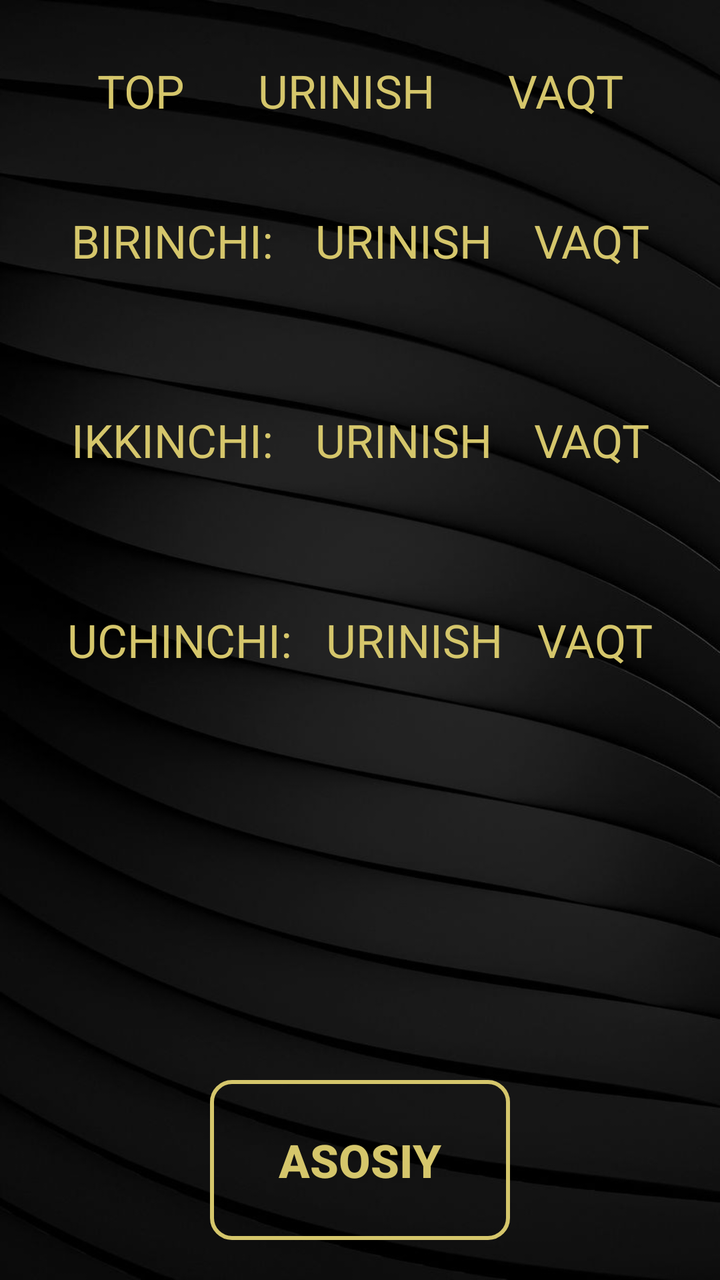
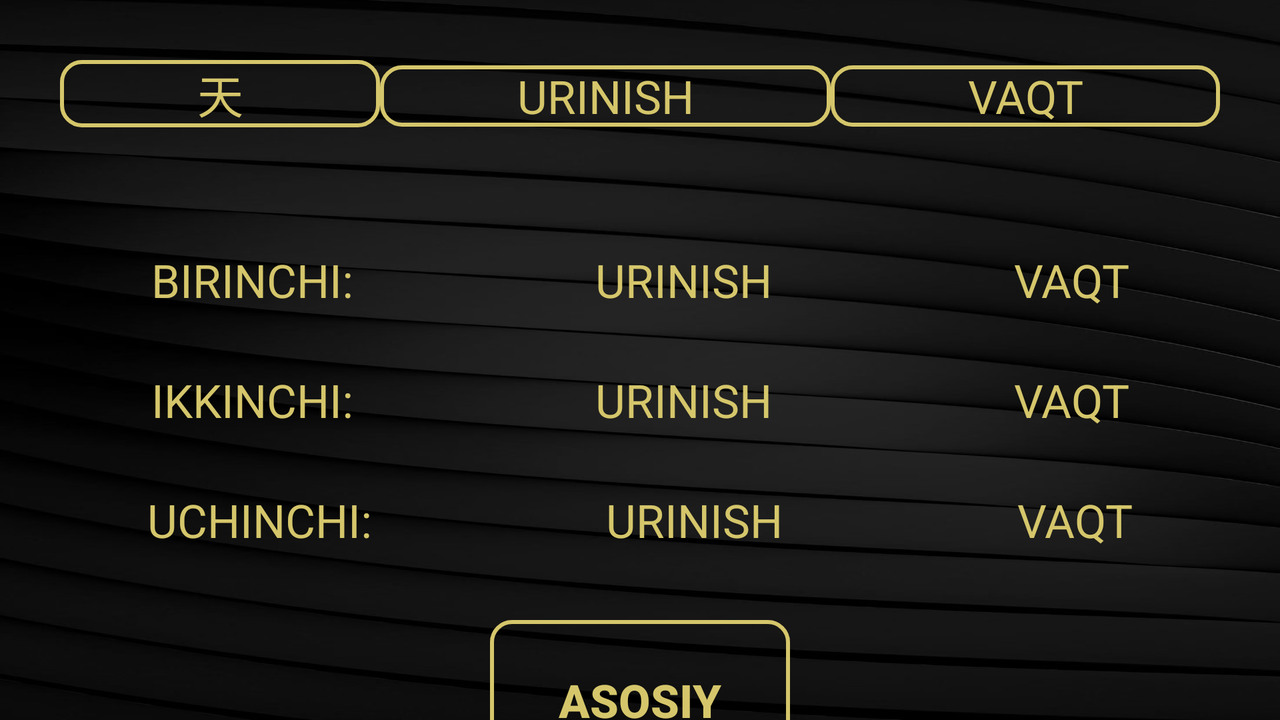

Compare how this app lays out the same screen by default and in its alternative resource folder. The renders come first, then the two layout files and the values they reference.
<!-- AndroidManifest.xml: application theme Theme.Design.NoActionBar -->
<!-- res/layout/activity_record.xml -->
<?xml version="1.0" encoding="utf-8"?>
<FrameLayout xmlns:android="http://schemas.android.com/apk/res/android"
    android:orientation="vertical"
    android:layout_width="match_parent"
    android:layout_height="match_parent"
    android:background="@drawable/img"
    android:gravity="center">

    <TextView
        android:id="@+id/winFirstTime"
        android:layout_width="match_parent"
        android:layout_height="wrap_content"
        android:text="O'yinni oldin o'yna natijalaringiz shu yerda yozilib boradi..."
        android:layout_gravity="center"
        android:textAlignment="center"
        android:textSize="26sp"
        android:layout_margin="30dp"
        android:visibility="gone"
        android:textStyle="italic"
        android:textColor="#FF0000"/>

    <LinearLayout
        android:layout_margin="10dp"
        android:layout_width="match_parent"
        android:layout_height="90dp"
        android:orientation="horizontal"
        android:padding="20dp">

        <TextView
            android:layout_weight="1"
            android:gravity="center"
            android:layout_width="wrap_content"
            android:layout_height="wrap_content"
            android:text="TOP"
            android:textAllCaps="true"
            android:textSize="23sp"
            android:textColor="@color/golden"/>

        <TextView
            android:layout_weight="1"
            android:gravity="center"
            android:layout_width="wrap_content"
            android:layout_height="wrap_content"
            android:text="Urinish"
            android:textAllCaps="true"
            android:textSize="23sp"
            android:textColor="@color/golden"/>


        <TextView
            android:layout_weight="1"
            android:gravity="center"
            android:layout_width="wrap_content"
            android:layout_height="wrap_content"
            android:text="Vaqt"
            android:textAllCaps="true"
            android:textSize="23sp"
            android:textColor="@color/golden"/>





    </LinearLayout>

    <LinearLayout
        android:id="@+id/linerWin1"
        android:layout_gravity="center"
        android:layout_width="match_parent"
        android:layout_marginHorizontal="5dp"
        android:layout_marginTop="-200dp"
        android:layout_height="90dp"
        android:orientation="horizontal"
        android:padding="20dp">
        <TextView
            android:layout_weight="1"
            android:gravity="center"
            android:id="@+id/nameFirst"
            android:layout_gravity="center"
            android:layout_width="wrap_content"
            android:layout_height="wrap_content"
            android:text="birinchi:"
            android:textAllCaps="true"
            android:textSize="23sp"
            android:textColor="@color/golden"/>



        <TextView
            android:layout_weight="1"
            android:gravity="center"
            android:id="@+id/atemptFirst"
            android:layout_gravity="center"
            android:layout_width="wrap_content"
            android:layout_height="wrap_content"
            android:text="Urinish"
            android:textAllCaps="true"
            android:textSize="23sp"
            android:textColor="@color/golden"/>



        <TextView
            android:layout_weight="1"
            android:gravity="center"
            android:id="@+id/timeFirst"
            android:layout_gravity="center"
            android:layout_width="wrap_content"
            android:layout_height="wrap_content"
            android:text="Vaqt"
            android:textAllCaps="true"
            android:textSize="23sp"
            android:textColor="@color/golden"/>
    </LinearLayout>
    <LinearLayout
        android:id="@+id/linerWin2"
        android:layout_gravity="center"
        android:layout_marginBottom="100dp"
        android:layout_marginHorizontal="5dp"
        android:layout_width="match_parent"
        android:layout_height="90dp"
        android:orientation="horizontal"
        android:padding="20dp">

        <TextView
            android:layout_weight="1"
            android:gravity="center"
            android:layout_gravity="center"
            android:layout_width="wrap_content"
            android:layout_height="wrap_content"
            android:text="ikkinchi:"
            android:textAllCaps="true"
            android:textSize="23sp"
            android:textColor="@color/golden"/>

        <TextView
            android:layout_weight="1"
            android:gravity="center"
            android:id="@+id/atemptSecond"
            android:layout_gravity="center"
            android:layout_width="wrap_content"
            android:layout_height="wrap_content"
            android:text="Urinish"
            android:textAllCaps="true"
            android:textSize="23sp"
            android:textColor="@color/golden"/>

        <TextView
            android:layout_weight="1"
            android:gravity="center"
            android:id="@+id/timeSecond"
            android:layout_gravity="center"
            android:layout_width="wrap_content"
            android:layout_height="wrap_content"
            android:text="Vaqt"
            android:textAllCaps="true"
            android:textSize="23sp"
            android:textColor="@color/golden"/>

    </LinearLayout>
    <LinearLayout
        android:id="@+id/linerWin3"
        android:layout_gravity="center"
        android:layout_marginHorizontal="5dp"
        android:layout_width="match_parent"
        android:layout_height="90dp"
        android:orientation="horizontal"
        android:padding="20dp">
        <TextView
            android:layout_weight="1"
            android:gravity="center"
            android:layout_gravity="center"
            android:layout_width="wrap_content"
            android:layout_height="wrap_content"
            android:text="Uchinchi:"
            android:textAllCaps="true"
            android:textSize="23sp"
            android:textColor="@color/golden"/>



        <TextView
            android:layout_weight="1"
            android:gravity="center"
            android:id="@+id/atemptThird"
            android:layout_gravity="center"
            android:layout_width="wrap_content"
            android:layout_height="wrap_content"
            android:text="Urinish"
            android:textAllCaps="true"
            android:textSize="23sp"
            android:textColor="@color/golden"/>



        <TextView
            android:layout_weight="1"
            android:gravity="center"
            android:id="@+id/timeThird"
            android:layout_gravity="center"
            android:layout_width="wrap_content"
            android:layout_height="wrap_content"
            android:text="Vaqt"
            android:textAllCaps="true"
            android:textSize="23sp"
            android:textColor="@color/golden"/>
    </LinearLayout>




    <androidx.appcompat.widget.AppCompatButton
        android:id="@+id/buttonHome"
        android:text="asosiy"
        style="@style/buttonStyle" />

</FrameLayout>
<!-- resources referenced by this layout -->
<resources>
  <color name="golden">#d5c66b</color>
  <!-- drawable img: jpg bitmap (drawable, 34872 bytes) -->
  <style name="buttonStyle">
          <item name="android:layout_gravity">bottom|center</item>
          <item name="android:layout_width">150dp</item>
          <item name="android:layout_height">80dp</item>
          <item name="android:background">@drawable/border</item>
          <item name="android:textColor">@color/golden</item>
          <item name="android:textSize">23sp</item>
          <item name="android:textStyle">bold</item>
          <item name="android:layout_margin">20dp</item>
      </style>
  <!-- drawable border (drawable) -->
  <?xml version="1.0" encoding="utf-8"?>
  <shape xmlns:android="http://schemas.android.com/apk/res/android">
      <corners
          android:radius="10dp"/>
      <stroke android:width="2dp"
          android:color="#d5c66b"/>
  
  
  </shape>
</resources>
<!-- res/layout-land/activity_record.xml (the repository's variant of the layout above) -->
<!-- drawn on the phone turned sideways -->
<?xml version="1.0" encoding="utf-8"?>
<LinearLayout xmlns:android="http://schemas.android.com/apk/res/android"
    android:orientation="vertical"
    android:layout_width="match_parent"
    android:layout_height="match_parent"
    android:background="@drawable/img">


    <LinearLayout
        android:layout_margin="10dp"
        android:layout_width="match_parent"
        android:layout_height="90dp"
        android:orientation="horizontal"
        android:padding="20dp">

        <TextView
            android:background="@drawable/border"
            android:layout_weight="1"
            android:gravity="center"
            android:layout_width="wrap_content"
            android:layout_height="wrap_content"
            android:text="天"
            android:textAllCaps="true"
            android:textSize="23sp"
            android:textColor="@color/golden"/>

        <TextView
            android:background="@drawable/border"
            android:layout_weight="1"
            android:gravity="center"
            android:layout_width="wrap_content"
            android:layout_height="wrap_content"
            android:text="Urinish"
            android:textAllCaps="true"
            android:textSize="23sp"
            android:textColor="@color/golden"/>


        <TextView
            android:background="@drawable/border"
            android:layout_weight="1"
            android:gravity="center"
            android:layout_width="wrap_content"
            android:layout_height="wrap_content"
            android:text="Vaqt"
            android:textAllCaps="true"
            android:textSize="23sp"
            android:textColor="@color/golden"/>





    </LinearLayout>
    <TextView
        android:id="@+id/winFirstTime"
        android:layout_width="match_parent"
        android:layout_height="wrap_content"
        android:text="O'yinni oldin o'yna natijalaring shu yerda yozilib boradi..."
        android:layout_gravity="center"
        android:textSize="26sp"
        android:layout_margin="20dp"
        android:visibility="gone"
        android:textStyle="italic"
        android:textColor="#FF0000"/>

    <LinearLayout
        android:id="@+id/linerWin1"
        android:layout_gravity="center"
        android:layout_width="match_parent"
        android:layout_marginHorizontal="5dp"
        android:layout_height="60dp"
        android:orientation="horizontal"
        android:padding="10dp">
        <TextView
            android:layout_weight="1"
            android:gravity="center"
            android:id="@+id/nameFirst"
            android:layout_gravity="center"
            android:layout_width="wrap_content"
            android:layout_height="wrap_content"
            android:text="birinchi:"
            android:textAllCaps="true"
            android:textSize="23sp"
            android:textColor="@color/golden"/>



        <TextView
            android:layout_weight="1"
            android:gravity="center"
            android:id="@+id/atemptFirst"
            android:layout_gravity="center"
            android:layout_width="wrap_content"
            android:layout_height="wrap_content"
            android:text="Urinish"
            android:textAllCaps="true"
            android:textSize="23sp"
            android:textColor="@color/golden"/>



        <TextView
            android:layout_weight="1"
            android:gravity="center"
            android:id="@+id/timeFirst"
            android:layout_gravity="center"
            android:layout_width="wrap_content"
            android:layout_height="wrap_content"
            android:text="Vaqt"
            android:textAllCaps="true"
            android:textSize="23sp"
            android:textColor="@color/golden"/>
    </LinearLayout>
    <LinearLayout
        android:id="@+id/linerWin2"
        android:layout_gravity="center"
        android:layout_marginHorizontal="5dp"
        android:layout_width="match_parent"
        android:layout_height="60dp"
        android:orientation="horizontal"
        android:padding="10dp">

        <TextView
            android:layout_weight="1"
            android:gravity="center"
            android:layout_gravity="center"
            android:layout_width="wrap_content"
            android:layout_height="wrap_content"
            android:text="ikkinchi:"
            android:textAllCaps="true"
            android:textSize="23sp"
            android:textColor="@color/golden"/>

        <TextView
            android:layout_weight="1"
            android:gravity="center"
            android:id="@+id/atemptSecond"
            android:layout_gravity="center"
            android:layout_width="wrap_content"
            android:layout_height="wrap_content"
            android:text="Urinish"
            android:textAllCaps="true"
            android:textSize="23sp"
            android:textColor="@color/golden"/>

        <TextView
            android:layout_weight="1"
            android:gravity="center"
            android:id="@+id/timeSecond"
            android:layout_gravity="center"
            android:layout_width="wrap_content"
            android:layout_height="wrap_content"
            android:text="Vaqt"
            android:textAllCaps="true"
            android:textSize="23sp"
            android:textColor="@color/golden"/>

    </LinearLayout>
    <LinearLayout
        android:id="@+id/linerWin3"
        android:layout_gravity="center"
        android:layout_marginHorizontal="5dp"
        android:layout_width="match_parent"
        android:layout_height="60dp"
        android:orientation="horizontal"
        android:padding="10dp">
        <TextView
            android:layout_weight="1"
            android:gravity="center"
            android:layout_gravity="center"
            android:layout_width="wrap_content"
            android:layout_height="wrap_content"
            android:text="Uchinchi:"
            android:textAllCaps="true"
            android:textSize="23sp"
            android:textColor="@color/golden"/>



        <TextView
            android:layout_weight="1"
            android:gravity="center"
            android:id="@+id/atemptThird"
            android:layout_gravity="center"
            android:layout_width="wrap_content"
            android:layout_height="wrap_content"
            android:text="Urinish"
            android:textAllCaps="true"
            android:textSize="23sp"
            android:textColor="@color/golden"/>



        <TextView
            android:layout_weight="1"
            android:gravity="center"
            android:id="@+id/timeThird"
            android:layout_gravity="center"
            android:layout_width="wrap_content"
            android:layout_height="wrap_content"
            android:text="Vaqt"
            android:textAllCaps="true"
            android:textSize="23sp"
            android:textColor="@color/golden"/>
    </LinearLayout>




    <androidx.appcompat.widget.AppCompatButton
        android:id="@+id/buttonHome"
        android:text="asosiy"
        style="@style/buttonStyle" />

</LinearLayout>
<!-- resources referenced by the variant -->
<!-- as the phone turned sideways resolves them -->
<resources>
  <color name="golden">#d5c66b</color>
  <!-- drawable border (drawable) -->
  <?xml version="1.0" encoding="utf-8"?>
  <shape xmlns:android="http://schemas.android.com/apk/res/android">
      <corners
          android:radius="10dp"/>
      <stroke android:width="2dp"
          android:color="#d5c66b"/>
  
  
  </shape>
  <!-- drawable img: jpg bitmap (drawable, 34872 bytes) -->
  <style name="buttonStyle">
          <item name="android:layout_gravity">bottom|center</item>
          <item name="android:layout_width">150dp</item>
          <item name="android:layout_height">80dp</item>
          <item name="android:background">@drawable/border</item>
          <item name="android:textColor">@color/golden</item>
          <item name="android:textSize">23sp</item>
          <item name="android:textStyle">bold</item>
          <item name="android:layout_margin">20dp</item>
      </style>
</resources>
